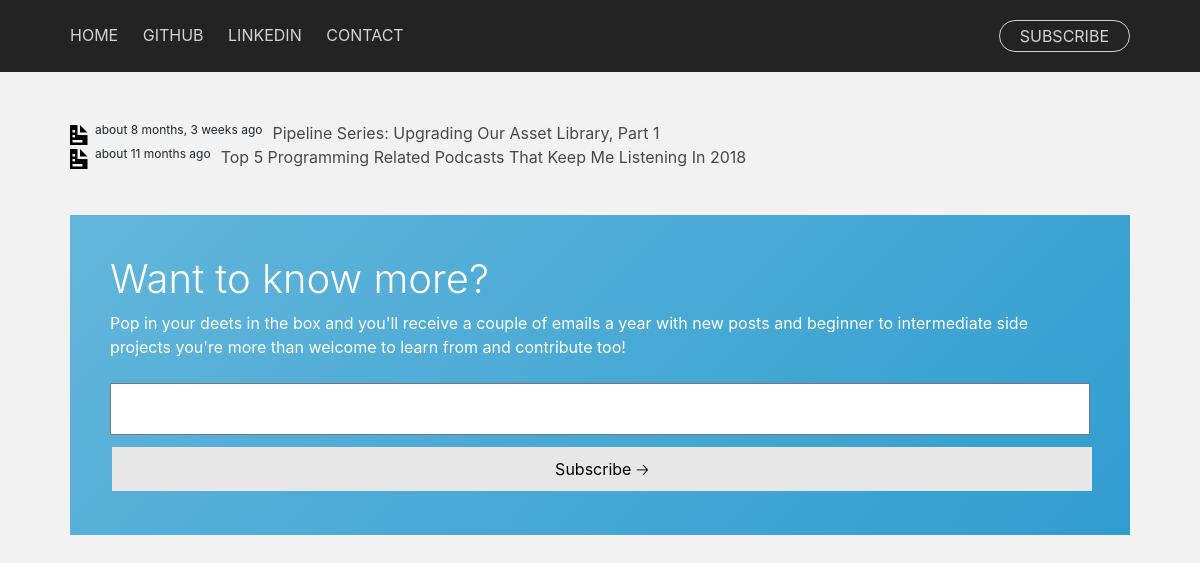
/articles/, run on an earlier commit of the app's database.
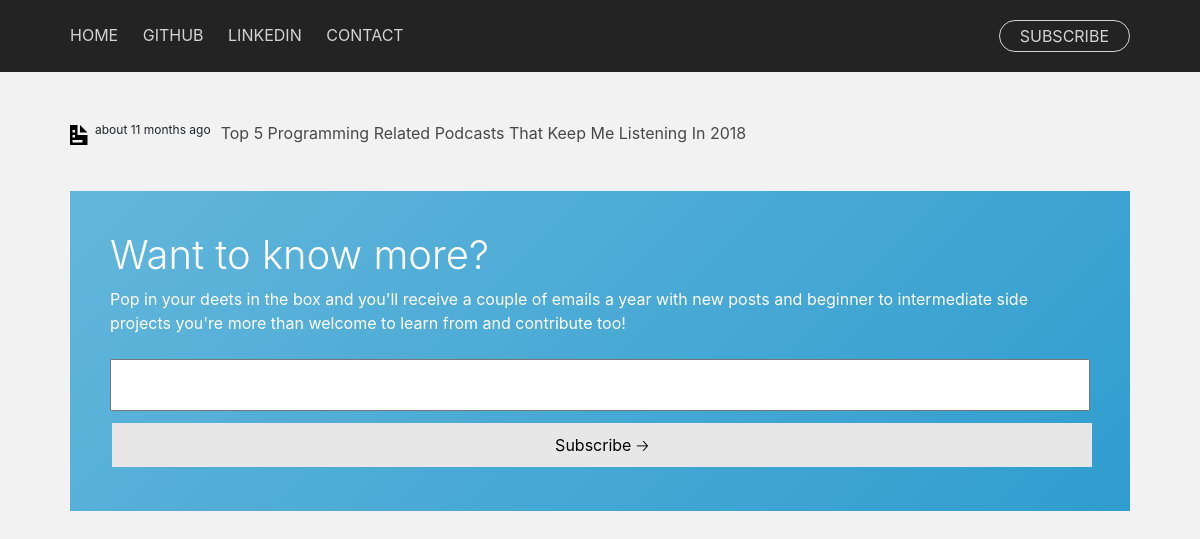
And on a later commit of the database.
### blog/models.py (models this page shows, shortened)
class Post(models.Model):
    next_post = models.IntegerField(null=True, blank=True)
    previous_post = models.IntegerField(null=True, blank=True)
    name = models.CharField(max_length=200)
    content = models.CharField(max_length=5000)
    pub_date = models.DateTimeField('date published')
    strap = models.CharField(max_length=300)
    tags = models.ManyToManyField(Tag, blank=True)
    project = models.ForeignKey(Project, on_delete=models.CASCADE, related_name='posts', null=True, blank=True)
    cover_img = models.CharField(max_length=200, null=True, blank=True)
    published = models.BooleanField(default=False)
    techspec = models.BooleanField(default=False)
    viewed = models.IntegerField(default=0)

### blog/views.py (the view)
# urls.py: path('articles/', views.articles, name='articles'),
def articles(request):
    articles = Post.objects.filter(
        project=None, published=True
        ).order_by('-pub_date')
    context = standard_context
    context['articles'] = articles
    return render(request, 'blog/articles.html', context)

### blog/forms.py
class SearchForm(forms.Form):
    search = forms.CharField(label='', max_length=100)

class MailingList(forms.Form):
    email = forms.CharField(label='', max_length=100)

### blog/templates/blog/articles.html
{% extends "blog/base.html" %} {% load static %} {% block content %}
<p style="height:105px;"></p>
<div class="container content">
    {% for article in articles %}
    <div style="display: flex; flex-direction: row;">
        <div>
            <img class="iconic-svg-header" src="{% static 'blog/svg/document.svg' %}" alt="tags icon">
        </div>
        <div class="blogpostheader">
            <div style="font-size: 12px; padding-right: 10px;">
                about {{article.pub_date|timesince}} ago
            </div>
        </div>
        <div style="display: flex; flex-direction: row;">
            <div>
                <strong><a href="/articles/{{ article.id }}/">{{ article.name|title }}</a></strong>
            </div>
        </div>
    </div>
    {% endfor %}
</div>
<div class="container content">
    {% include "blog/comp/mailinglist.html" %}
</div>
{% endblock %}

What changed in the data, as far as the page shows it:
no longer on this page (row edited): Post: pub_date "8 months, 3 weeks", name "Pipeline Series: Upgrading Our Asset Library, Part 1"
